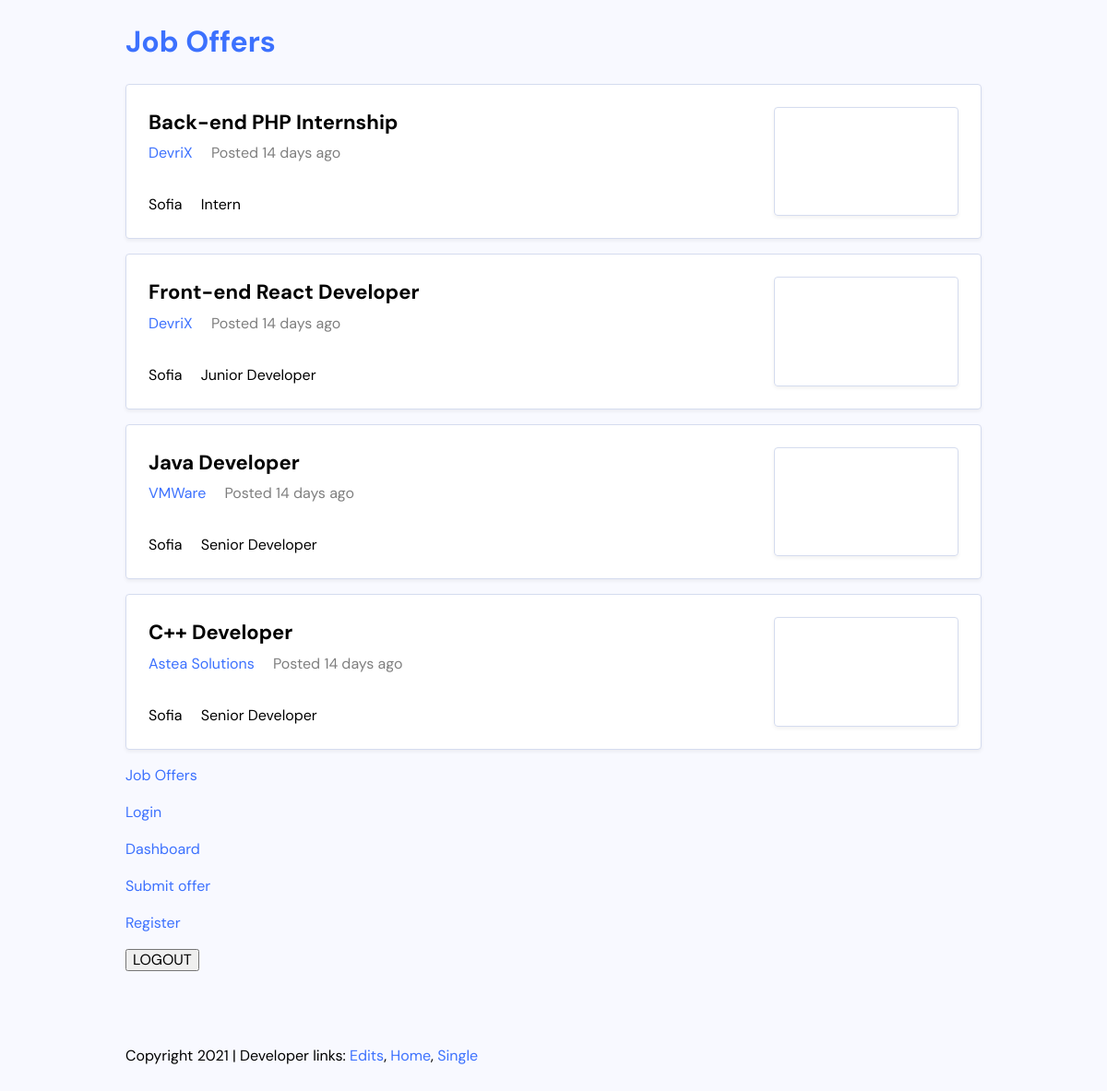
The page / on the database its author committed.
### tables this page shows
CREATE TABLE `offers` (
  `id` int(11) NOT NULL,
  `title` varchar(255) NOT NULL,
  `description` varchar(255) NOT NULL,
  `companyName` varchar(255) NOT NULL,
  `salary` int(11) NOT NULL DEFAULT 0,
  `jobType` varchar(255) NOT NULL,
  `status` varchar(255) NOT NULL DEFAULT 'waiting'
);

CREATE TABLE `companies` (
  `id` int(11) NOT NULL,
  `name` varchar(255) NOT NULL,
  `location` varchar(255) NOT NULL
);

### index.php (the view, shortened to what this page needs)
<?php
	function arrayResultFromQuery($sql) {
		$array = [];
		if ($queryResult = $GLOBALS["dbConnection"]->query($sql)) {
			while ($row = $queryResult->fetch_assoc()) {
				$array[] = $row;
			}
		}
		return $array;
	}
	$allOffers = arrayResultFromQuery(
		"SELECT * FROM offers
		 JOIN companies
		 ON offers.companyName = companies.name
		 WHERE offers.status = 'approved'"
	);
?>
<!DOCTYPE html>
<html lang="en">
<head>
	<link rel="stylesheet" href="./css/master.css">
</head>
<body>
	<div class="site-wrapper">
		<header class="site-header">
			<h1 class="site-title"><a href="#">Job Offers</a></h1>
		</header>
		<ul class="jobs-listing">
			<?php foreach($allOffers as $offer) { ?>
				<li class="job-card">
					<div class="job-primary">
						<h2 class="job-title"><a href="#"><?php echo $offer["title"]; ?></a></h2>
						<div class="job-meta">
							<a class="meta-company" href="#"><?php echo $offer["companyName"]; ?></a>
							<span class="meta-date">Posted 14 days ago</span>
						</div>
						<div class="job-details">
							<span class="job-location"><?php echo $offer["location"];?></span>
							<span class="job-type"><?php echo $offer["jobType"]; ?></span>
						</div>
					</div>
					<div class="job-logo">
						<div class="job-logo-box">
						</div>
					</div>
				</li>
			<?php } ?>
		</ul>
		<p><a href="index.php">Job Offers</a></p>
		<p><a href="login.php">Login</a></p>
		<p><a href="dashboard.php">Dashboard</a></p>
		<p><a href="submit_offer.php">Submit offer</a></p>
		<p><a href="register.php">Register</a></p>
		<form method="post">
			<input type="submit" name="logout" value="LOGOUT">
		</form>
		<footer class="site-footer">
			<p>Copyright 2021 | Developer links:
				<a href="/edits.html">Edits</a>,
				<a href="/index.html">Home</a>,
				<a href="/single.html">Single</a>
			</p>
		</footer>
	</div>
</body>
</html>

### css/master.css (style rules this page uses)
html { line-height: 1.15; -webkit-text-size-adjust: 100%; }
body { margin: 0; }
h1 { font-size: 2em; margin: 0.67em 0; }
a { background-color: transparent; }
button, input, optgroup, select, textarea { font-family: inherit; font-size: 100%; line-height: 1.15; margin: 0; }
button, input { overflow: visible; }
button, [type=button], [type=reset], [type=submit] { -webkit-appearance: button; }
html { -webkit-box-sizing: border-box; -moz-box-sizing: border-box; box-sizing: border-box; }
*, *:before, *:after { -webkit-box-sizing: inherit; -moz-box-sizing: inherit; box-sizing: inherit; }
:root { --color-base: #f8f9ff; --color-primary: #3c71fe; --color-separator: #d5dcef; --font-sans: "DM Sans", sans-serif; }
body { background: var(--color-base); font-family: var(--font-sans); line-height: 1.5; }
a { color: var(--color-primary); text-decoration: none; }
.site-wrapper { max-width: 58em; margin: 0 auto; }
.jobs-listing { margin: 0; padding: 0; }
.jobs-listing li { margin-bottom: 1em; }
.job-card { margin: 0; padding: 1.5em; list-style: none; background: white; border: 1px solid var(--color-separator); border-radius: 0.25em; box-shadow: 0px 2px 4px rgba(0, 0, 0, 0.06); display: flex; }
.job-card .job-primary { flex: 1 1 auto; }
.job-card .job-title { margin: 0; font-size: 1.375em; margin-bottom: 0.25em; }
.job-card .job-title a { color: black; }
.job-card .job-details { margin-top: 2em; }
.job-card .job-type { margin-left: 1em; display: inline-block; }
.job-card .meta-date { opacity: 0.5; margin-left: 1em; }
.job-logo { flex: 0 0 12.5em; background: white; display: flex; align-items: stretch; justify-content: stretch; }
.job-logo-box { max-height: 7.875em; border: 1px solid var(--color-separator); border-radius: 0.25em; box-shadow: 0px 2px 4px rgba(0, 0, 0, 0.06); display: flex; align-items: center; justify-content: center; padding: 0.5em; width: 100%; }
.site-footer { margin-top: 5em; margin-bottom: 2em; }

### rows shown on the page
offers: title "Back-end PHP Internship", companyName "DevriX", companies.location "Sofia", jobType "Intern"
offers: title "Front-end React Developer", companyName "DevriX", companies.location "Sofia", jobType "Junior Developer"
offers: title "Java Developer", companyName "VMWare", companies.location "Sofia", jobType "Senior Developer"
offers: title "C++ Developer", companyName "Astea Solutions", companies.location "Sofia", jobType "Senior Developer"
